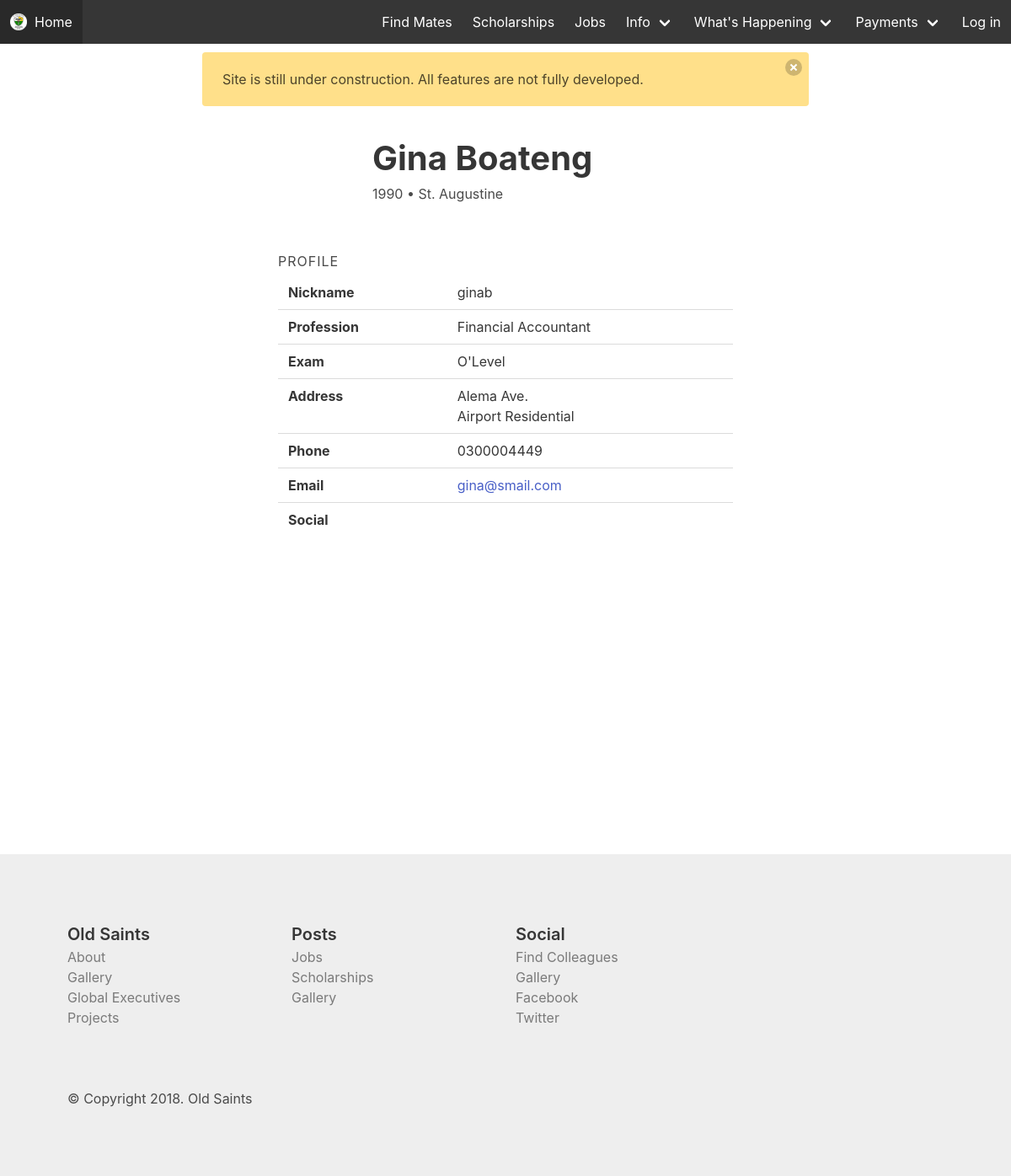
Screenshot of /profile/6/ with the database file from the repository.
### web/models.py (models this page shows, shortened)
class Alumnum(models.Model):
    user = models.OneToOneField(User, related_name="alumnum", on_delete=models.CASCADE)
    mobile = models.CharField(max_length=17)
    telephone = models.CharField(max_length=17, blank=True)
    whatsapp = models.CharField(max_length=17, blank=True)
    facebook = models.CharField(max_length=100, blank=True)
    twitter = models.CharField(max_length=100, blank=True)
    instagram = models.CharField(max_length=100, blank=True)
    address_line_1 = models.CharField(max_length=50)
    address_line_2 = models.CharField(max_length=50)
    year_of_completion = models.IntegerField()
    exam_type = models.CharField(max_length=20) # o/a level, sss, wassce
    house = models.ForeignKey(House, related_name="alumni", on_delete=models.CASCADE)
    chapter = models.ForeignKey(Chapter, related_name="alumni", on_delete=models.CASCADE)
    member_id = models.CharField(max_length=20)
    profession = models.CharField(max_length=100)
    nickname = models.CharField(max_length=70, blank=True)
    reference_1 = models.TextField(blank=True)
    reference_2 = models.TextField(blank=True)
    verified = models.BooleanField(default=False)
    class Meta:
        verbose_name_plural = "Alumni"
    def __str__(self):
        return self.user.get_full_name()

class House(models.Model):
    name = models.CharField(max_length=100)
    def __str__(self):
        return self.name

### web/views.py (the view)
# urls.py: url(r'^profile/(?P<alumn_id>\d+)/$', views.profile, name="profile"),
def profile(request, alumn_id):
    context = {
        "profile": Alumnum.objects.get(pk=alumn_id)
    }
    return render(request, "web/profile.html", context)

### web/templates/web/profile.html (shortened to what this page needs)
{% extends "web/base.html" %} {% block main_title %} Profile {% endblock main_title %} {% block content %}
<div class="container centered-div">
    <div class="level">
        <div class="level-left">
            <div class="level-item">
                <div class="image-cropper">
                </div>
            </div>
            <div class="level-item">
                <div>
                    <p class="is-size-2">
                        <strong>{{profile}}</strong>
                    </p>
                    <p>{{profile.year_of_completion}} &bull; {{profile.house}}</p>
                </div>
            </div>
        </div>
    </div>
    <br>
    <p class="heading is-size-6">Profile</p>
    <table class="table is-fullwidth">
        <tbody>
            <tr>
                <td>
                    <strong>Nickname</strong>
                </td>
                <td>{{profile.nickname}}</td>
            </tr>
            <tr>
                <td>
                    <strong>Profession</strong>
                </td>
                <td>{{profile.profession}}</td>
            </tr>
            <tr>
                <td>
                    <strong>Exam</strong>
                </td>
                <td>{{profile.exam_type}}</td>
            </tr>
            <tr>
                <td>
                    <strong>Address</strong>
                </td>
                <td>
                    <p>{{profile.address_line_1}}</p>
                    <p>{{profile.address_line_2}}</p>
                </td>
            </tr>
            <tr>
                <td>
                    <strong>Phone</strong>
                </td>
                <td>
                    <p>{{profile.mobile}}</p>
                </td>
            </tr>
            <tr>
                <td>
                    <strong>Email</strong>
                </td>
                <td>
                    <a href="mailto:{{profile.user.email}}">{{profile.user.email}}</a>
                </td>
            </tr>
            <tr>
                <td>
                    <strong>Social</strong>
                </td>
                <td>
                </td>
            </tr>
        </tbody>
    </table>
</div>
{% endblock content %}

### web/static/web/css/main.css (style rules this page uses)
.centered-div { width: 45%; margin-left: auto; margin-right: auto; }
.image-cropper { width: 100px; height: 100px; position: relative; overflow: hidden; border-radius: 50%; }

### rows the page displays
Alumnum: user.last_name "Gina Boateng", year_of_completion "1990", house "St. Augustine", nickname "ginab", profession "Financial Accountant", exam_type "O'Level", address_line_1 "Alema Ave.", address_line_2 "Airport Residential", mobile "0300004449", user.email "gina@smail.com"
